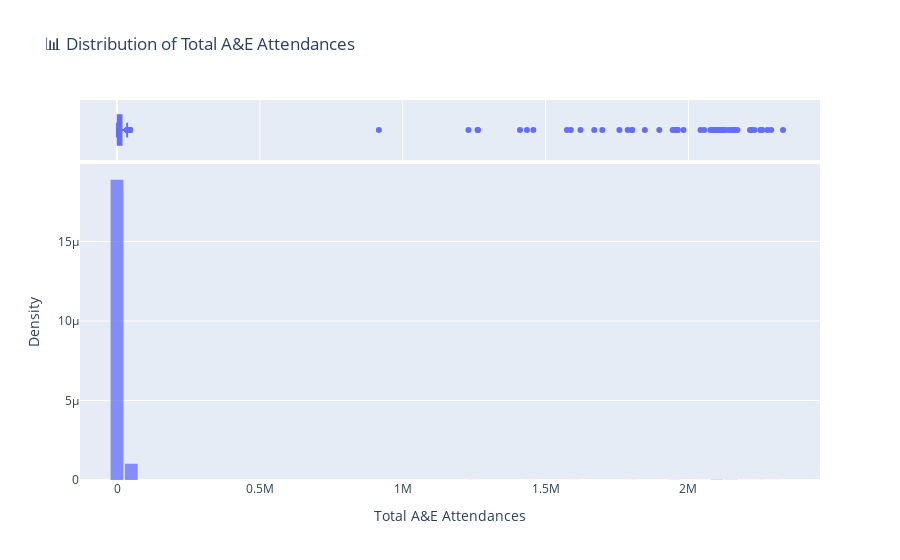

The notebook cell saved with this chart:
### Markdown cell above
### Distribution of Total A&E Attendances
Understanding the distribution of total A&E attendances helps by:

- Identify extreme outliers.
- Check for skewness in the data.
- Detect common attendance ranges.

### Code cell
# Histogram with KDE and Box Plot Overlay
fig = px.histogram(nhs_data, x="total_a&e_attendances", nbins=50, opacity=0.75,
                   marginal="box", histnorm='probability density', 
                   title="📊 Distribution of Total A&E Attendances")

fig.update_layout(
    xaxis_title="Total A&E Attendances",
    yaxis_title="Density",
    bargap=0.1
)

fig.show()

### Figure 1 — Plotly figure (JSON) as saved in the notebook; plotly's stock layout.template omitted (floating-point values rounded to 4 significant figures; data arrays with more than 128 entries replaced by an {"elided": "..."} marker saying what was removed)
{"data": [{"bingroup": "x", "histnorm": "probability density", "hovertemplate": "total_a&e_attendances=%{x}<br>probability density=%{y}<extra></extra>", "legendgroup": "", "marker": {"color": "#636efa", "opacity": 0.75, "pattern": {"shape": ""}}, "name": "", "nbinsx": 50, "orientation": "v", "showlegend": false, "type": "histogram", "x": {"elided": "12287 float values"}, "xaxis": "x", "yaxis": "y"}, {"hovertemplate": "total_a&e_attendances=%{x}<extra></extra>", "legendgroup": "", "marker": {"color": "#636efa"}, "name": "", "notched": true, "showlegend": false, "type": "box", "x": {"elided": "12287 float values"}, "xaxis": "x2", "yaxis": "y2"}], "layout": {"bargap": 0.1, "barmode": "relative", "legend": {"tracegroupgap": 0}, "title": {"text": "📊 Distribution of Total A&E Attendances"}, "xaxis": {"anchor": "y", "domain": [0, 1], "title": {"text": "Total A&E Attendances"}}, "xaxis2": {"anchor": "y2", "domain": [0, 1], "matches": "x", "showgrid": true, "showticklabels": false}, "yaxis": {"anchor": "x", "domain": [0, 0.8316], "title": {"text": "Density"}}, "yaxis2": {"anchor": "x2", "domain": [0.8416, 1], "matches": "y2", "showgrid": false, "showline": false, "showticklabels": false, "ticks": ""}}}
